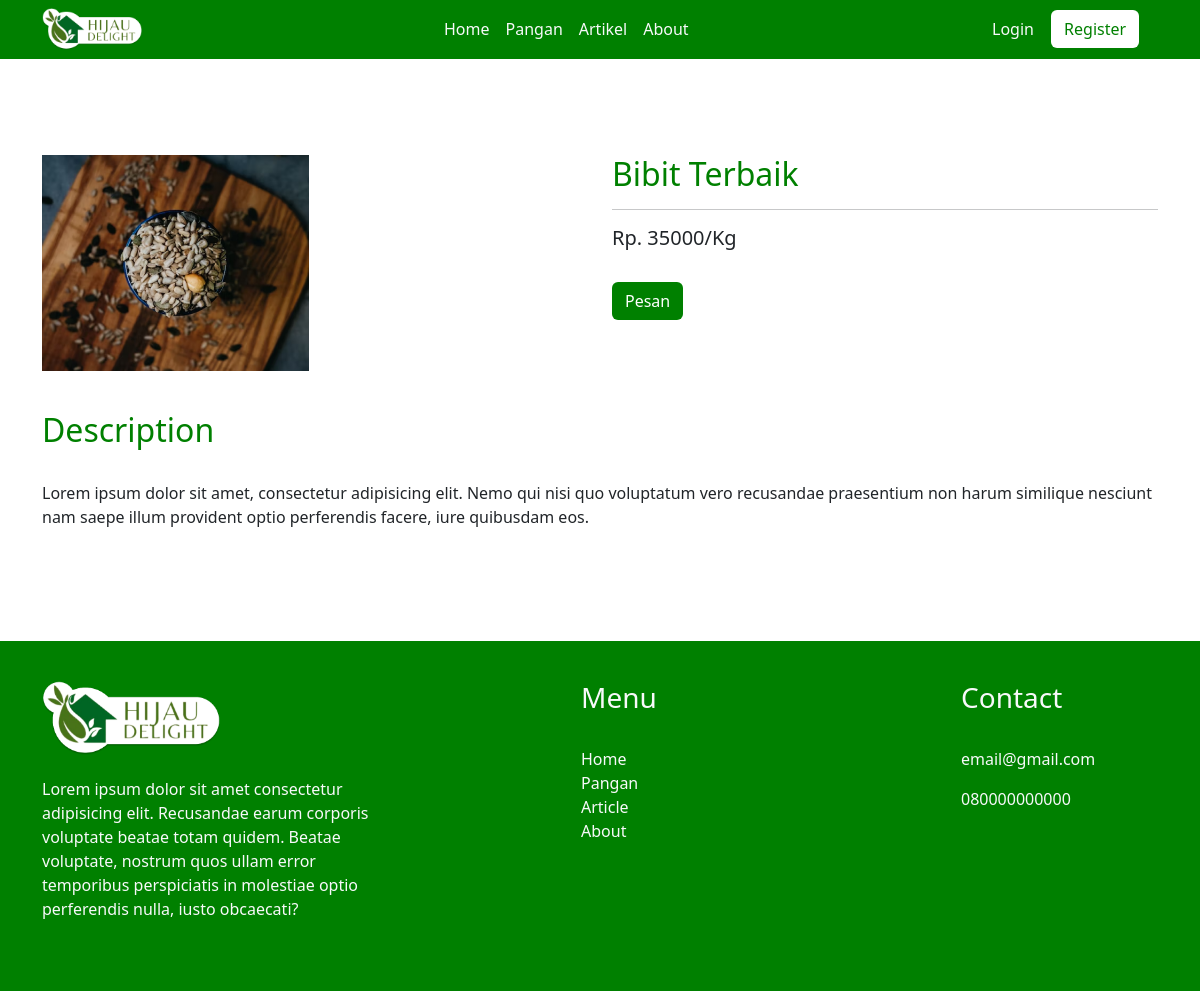
The page /detail_product.php?id=9 on the database its author committed.
### tables this page shows
CREATE TABLE `products` (
  `id` int(11) NOT NULL,
  `name` varchar(60) NOT NULL,
  `image` varchar(30) NOT NULL,
  `category_id` int(11) NOT NULL,
  `price` int(11) NOT NULL,
  `description` text DEFAULT NULL,
  `created_at` timestamp NOT NULL DEFAULT current_timestamp(),
  `created_by_name` varchar(60) DEFAULT NULL,
  `created_by_role` varchar(30) DEFAULT NULL,
  `updated_at` timestamp NULL DEFAULT NULL,
  `updated_by_name` varchar(60) DEFAULT NULL,
  `updated_by_role` varchar(30) DEFAULT NULL
);

### detail_product.php (the view, shortened to what this page needs)
<!doctype html>
<html lang="en">
  <head>
    <link href="https://cdn.jsdelivr.net/npm/bootstrap@5.3.0/dist/css/bootstrap.min.css" rel="stylesheet">
</head>
  <body>
<nav class="navbar navbar-expand-lg" style="background-color: #008000;">
    <div class="container">
        <div class="row">
            <div class="col-md-4">
            <a class="navbar-brand" href="#"><img src="images/logo.png" style="width: 100px;" alt="logo"></a>
            </div>
        </div>
        <div class="col-md-5">
            <div class="collapse navbar-collapse" id="navbarNavAltMarkup">
            <div class="navbar-nav" style="padding-left: 150px;">
                <a class="text-light nav-link active" href="index.php">Home</a>
                <a class="text-light nav-link" href="product.php">Pangan</a>
                <a class="text-light nav-link" href="artikel.php">Artikel</a>
                <a class="text-light nav-link" href="about.php">About</a>
            </div>
            </div>
        </div>
        <div class="col-md-3" style="padding-left: 100px;">
        <?php
          if (isset($_SESSION['email'])) {
            echo ("<a href='login/logout.php' class='btn text-light'>Logout</a>");
          } else {
            echo ("<a href='login/login.php' class='btn text-light'>Login</a>
            <a href='register/register.php' type='submit' class='btn' style='background-color: white; color: #008000;'>
              Register
            </a>");
          }
        ?>
        </div>
    </div>
</nav>
   <?php
$id=$_GET['id'];
include ("config/config.php");
$EDIT = "SELECT * FROM products WHERE id='$id'" or die("Gagal melakukan query !!!".mysqli_error($id));
    $HASILEDIT = mysqli_query($koneksi,$EDIT);
    while ($ROW=mysqli_fetch_array($HASILEDIT)) {
        $name         =$ROW['name'];
        $description  =$ROW['description'];
        $price        =$ROW['price'];
}
?>
   <div class="container" style="padding-top: 8%; padding-bottom: 8%;">
   <div class="row" style="padding-bottom: 40px;">
    <div class="col-md-6">
        <img src="images/products/product-01.png" alt="">
    </div>
    <div class="col-md-6">
        <h2 style="color: #008000;"><?php echo $name; ?></h2>
        <hr>
        <h5>Rp. <?php echo $price; ?>/Kg</h5><br>
        <a href="" type="button" class="btn" style="background-color: #008000; color: white;">Pesan</a>
    </div>
   </div>
    <h2 style="color: #008000;">Description</h2><br>
    <p><?php echo $description; ?></p>
   </div>
    <footer>
      <div class="text-light" style="height: 350px; background-color: #008000;">
       <div class="container">
         <div class="row">
           <div class="col-md-4" style="padding-top: 40px;">
             <img src="images/logo.png" width="50%" alt="" style="padding-bottom: 20px;">
             <p>Lorem ipsum dolor sit amet consectetur adipisicing elit. Recusandae earum corporis voluptate beatae totam quidem. Beatae voluptate, nostrum quos ullam error temporibus perspiciatis in molestiae optio perferendis nulla, iusto obcaecati?</p>
           </div>
           <div class="col-md-4 text-light" style="padding-top: 40px; padding-left: 15%;">
              <h3>Menu</h3><br>
                <a href="" style="text-decoration: none;" class="text-light">Home</a><br>
                <a href="" style="text-decoration: none;" class="text-light">Pangan</a><br>
                <a href="" style="text-decoration: none;" class="text-light">Article</a><br>
                <a href="" style="text-decoration: none;" class="text-light">About</a>
           </div>
           <div class="col-md-4 text-light" style="padding-top: 40px; padding-left: 15%;">
              <h3>Contact</h3><br>
              <p>email@gmail.com</p>
              <p>080000000000</p>
           </div>
         </div>
       </div>
      </div>
    </footer>
  </body>
</html>

### rows shown on the page
products: name "Bibit Terbaik", price "35000", description "Lorem ipsum dolor sit amet, consectetur adipisicing elit. Nemo qui nisi quo voluptatum vero recusandae praesentium non harum similique nesciunt nam saepe illum provident optio perferendis facere, iure quibusdam eos."
